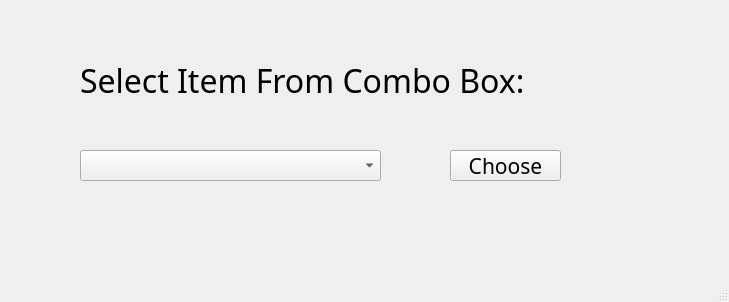
<?xml version="1.0" encoding="UTF-8"?>
<ui version="4.0">
 <class>MainWindow</class>
 <widget class="QMainWindow" name="MainWindow">
  <property name="geometry">
   <rect>
    <x>0</x>
    <y>0</y>
    <width>729</width>
    <height>302</height>
   </rect>
  </property>
  <property name="windowTitle">
   <string>MainWindow</string>
  </property>
  <widget class="QWidget" name="centralwidget">
   <widget class="QComboBox" name="comboBox">
    <property name="geometry">
     <rect>
      <x>80</x>
      <y>150</y>
      <width>301</width>
      <height>31</height>
     </rect>
    </property>
    <property name="editable">
     <bool>false</bool>
    </property>
   </widget>
   <widget class="QPushButton" name="pushButton">
    <property name="geometry">
     <rect>
      <x>450</x>
      <y>150</y>
      <width>111</width>
      <height>31</height>
     </rect>
    </property>
    <property name="font">
     <font>
      <family>Agency FB</family>
      <pointsize>16</pointsize>
     </font>
    </property>
    <property name="text">
     <string>Choose</string>
    </property>
   </widget>
   <widget class="QLabel" name="label">
    <property name="geometry">
     <rect>
      <x>80</x>
      <y>50</y>
      <width>541</width>
      <height>61</height>
     </rect>
    </property>
    <property name="font">
     <font>
      <family>Agency FB</family>
      <pointsize>24</pointsize>
     </font>
    </property>
    <property name="text">
     <string>Select Item From Combo Box:</string>
    </property>
   </widget>
  </widget>
  <widget class="QMenuBar" name="menubar">
   <property name="geometry">
    <rect>
     <x>0</x>
     <y>0</y>
     <width>729</width>
     <height>26</height>
    </rect>
   </property>
  </widget>
  <widget class="QStatusBar" name="statusbar"/>
 </widget>
 <resources/>
 <connections/>
</ui>
